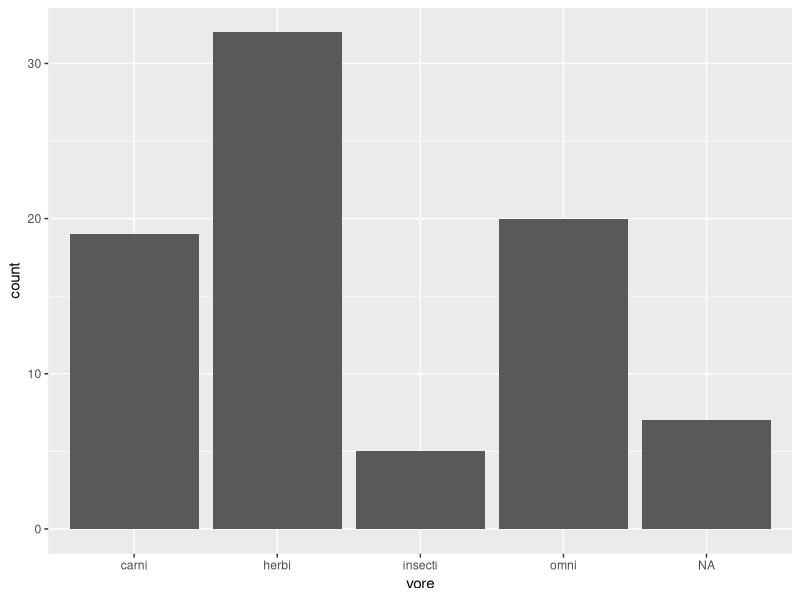
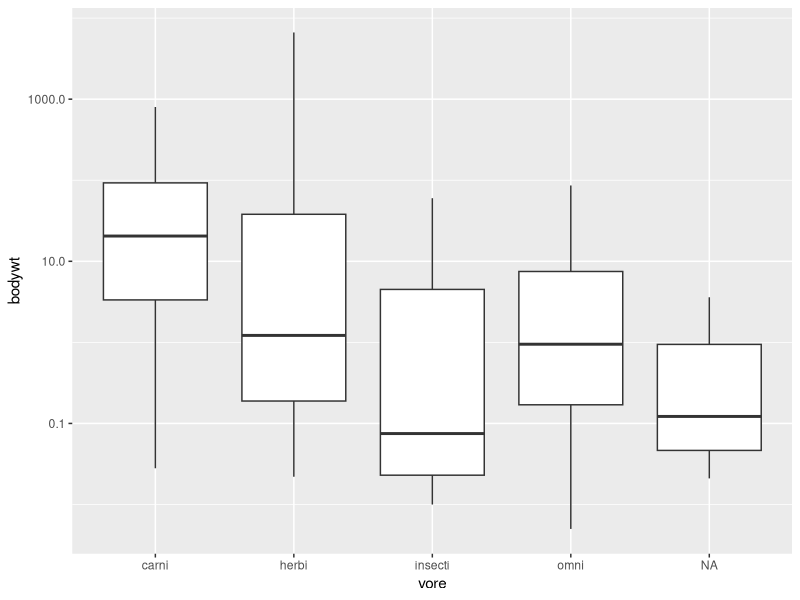
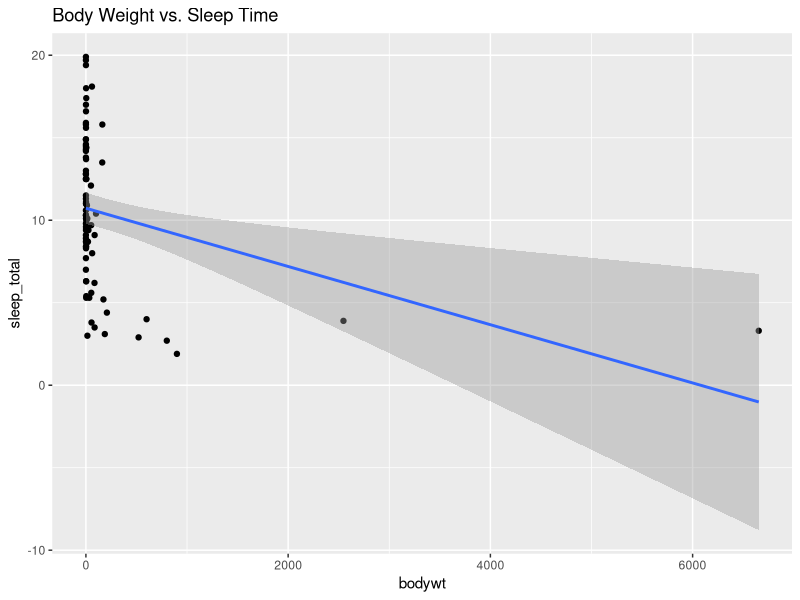
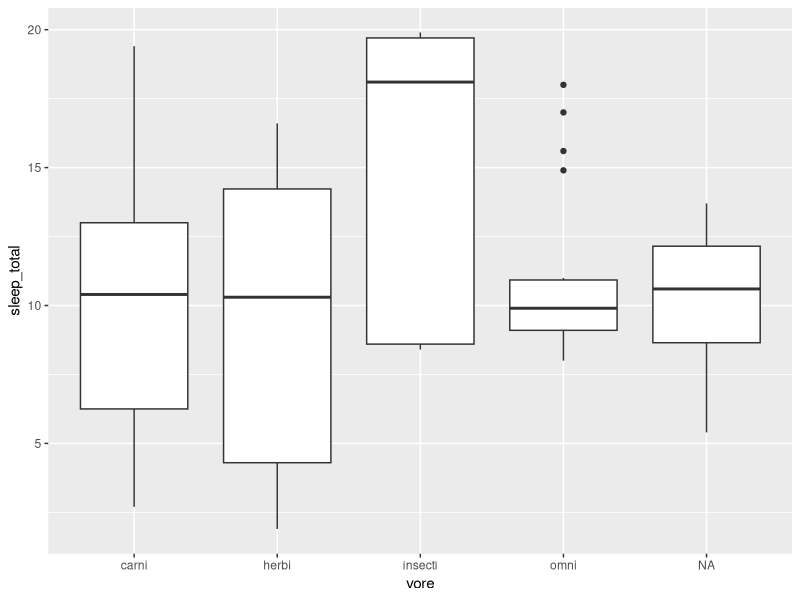
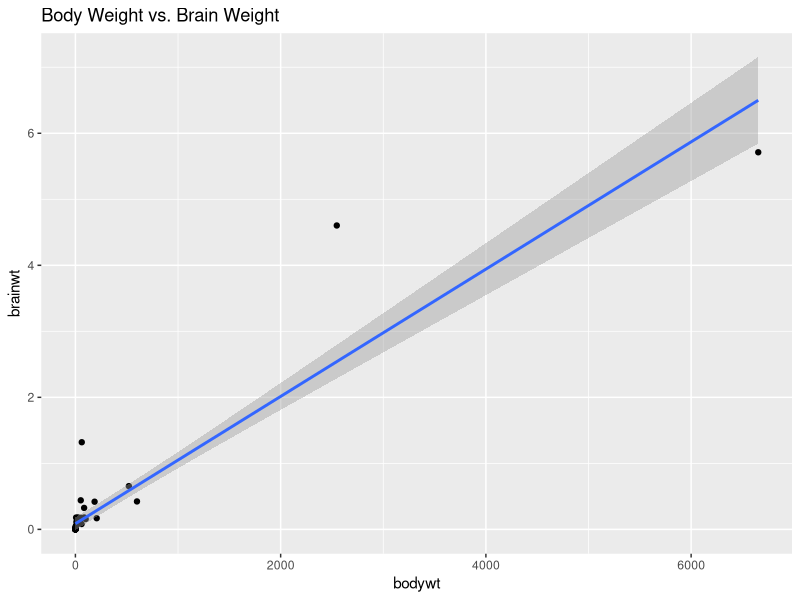
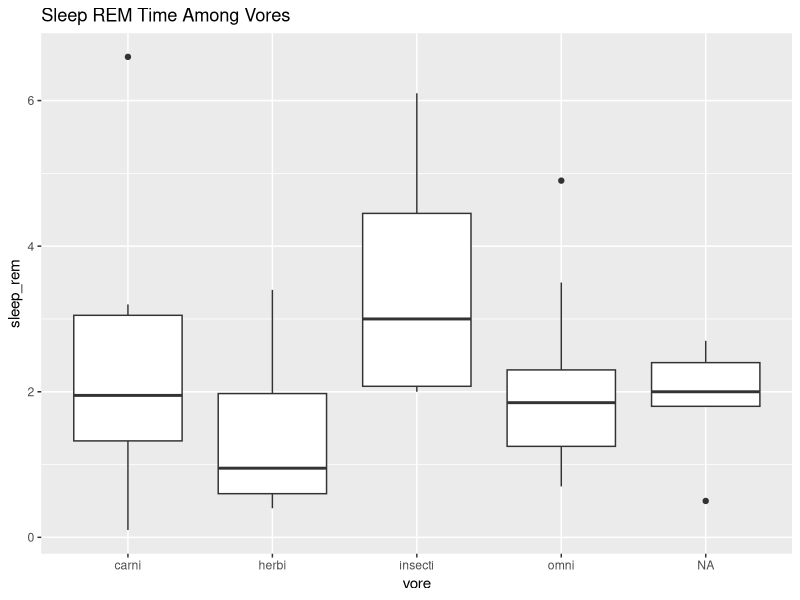

These figures' R source, in order:
## ---- chunk 1
library("tidyverse")
options(scipen = 999) #disable scientific notation
## ---- chunk 2
summary(msleep)
## ---- chunk 3
?msleep
names(msleep)
## ---- chunk 4
ggplot(
  data = msleep, mapping = aes(x = vore))+
  geom_bar()
## ---- chunk 5
mean(msleep$sleep_total)
## ---- chunk 6
summary(msleep$bodywt)
## ---- chunk 7
ggplot(
  data = msleep,
  mapping = aes(x=vore,y=bodywt))+geom_boxplot()+scale_y_log10()
## ---- chunk 8
ggplot(
  data = msleep,
  mapping = aes(x=bodywt,y=sleep_total))+
  geom_point()+geom_smooth(method=lm)+labs(title="Body Weight vs. Sleep Time")
## ---- chunk 9
ggplot(
  data = msleep,
  mapping = aes(x=vore,y=sleep_total))+geom_boxplot()
## ---- chunk 10
ggplot(
  data = msleep,
  mapping = aes(x=bodywt,y=brainwt))+
  geom_point()+geom_smooth(method=lm)+labs(title="Body Weight vs. Brain Weight")
## ---- chunk 11
ggplot(
  data = msleep,
  mapping = aes(x=vore,y=sleep_rem))+geom_boxplot()+labs(title="Sleep REM Time Among Vores")
